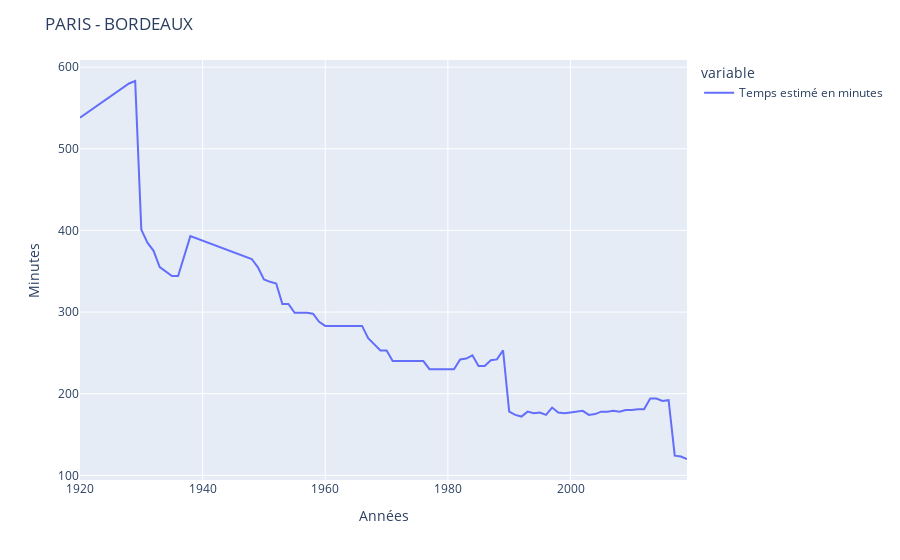

Notebook code for this chart:
### Code cell
pd.options.plotting.backend = "plotly"
relation_groups = train_df.groupby("Relations")
relations_list = list(relation_groups.groups.keys())
relations_list[12] = "PARIS - BOULOGNE-SUR-MER"
relations_list[15] = "PARIS - CHERBOURG-EN-COTENTIN"
relations_list[16] = "PARIS - CLERMONT-FERRAND"
relations_list[39] = "PARIS - SAINT"

my_line = relations_list[11]
my_line_df = relation_groups.get_group(my_line)
my_line_df = my_line_df.set_index("Année").drop(columns="Relations").dropna().interpolate(method='spline', order = 3)
my_line_df.plot().update_xaxes(title_text="Années").update_yaxes(title_text="Minutes").update_layout(title=my_line)

### Figure 1 — Plotly figure (JSON) as saved in the notebook; plotly's stock layout.template omitted (floating-point values rounded to 4 significant figures)
{"data": [{"hovertemplate": "variable=Temps estimé en minutes<br>Année=%{x}<br>value=%{y}<extra></extra>", "legendgroup": "Temps estimé en minutes", "line": {"color": "#636efa", "dash": "solid"}, "marker": {"symbol": "circle"}, "mode": "lines", "name": "Temps estimé en minutes", "orientation": "v", "showlegend": true, "type": "scatter", "x": [1920, 1928, 1929, 1930, 1931, 1932, 1933, 1934, 1935, 1936, 1938, 1948, 1949, 1950, 1951, 1952, 1953, 1954, 1955, 1956, 1957, 1958, 1959, 1960, 1961, 1962, 1963, 1964, 1965, 1966, 1967, 1968, 1969, 1970, 1971, 1972, 1973, 1974, 1975, 1976, 1977, 1978, 1979, 1980, 1981, 1982, 1983, 1984, 1985, 1986, 1987, 1988, 1989, 1990, 1991, 1992, 1993, 1994, 1995, 1996, 1997, 1998, 1999, 2000, 2001, 2002, 2003, 2004, 2005, 2006, 2007, 2008, 2009, 2010, 2011, 2012, 2013, 2014, 2015, 2016, 2017, 2018, 2019], "xaxis": "x", "y": [538, 580, 583, 401, 385, 375, 355, 349, 344, 344, 393, 365, 355, 340, 337, 335, 310, 310, 299, 299, 299, 298, 288, 283, 283, 283, 283, 283, 283, 283, 268, 260, 253, 253, 240, 240, 240, 240, 240, 240, 230, 230, 230, 230, 230, 242, 243, 247, 234, 234, 241, 242, 253, 178, 174, 172, 178, 176, 177, 174, 183, 177, 176, 177, 178, 179, 174, 175, 178, 178, 179, 178, 180, 180, 181, 181, 194, 194, 191, 192, 124, 123, 120], "yaxis": "y"}], "layout": {"legend": {"title": {"text": "variable"}, "tracegroupgap": 0}, "margin": {"t": 60}, "title": {"text": "PARIS - BORDEAUX"}, "xaxis": {"anchor": "y", "domain": [0, 1], "title": {"text": "Années"}}, "yaxis": {"anchor": "x", "domain": [0, 1], "title": {"text": "Minutes"}}}}
